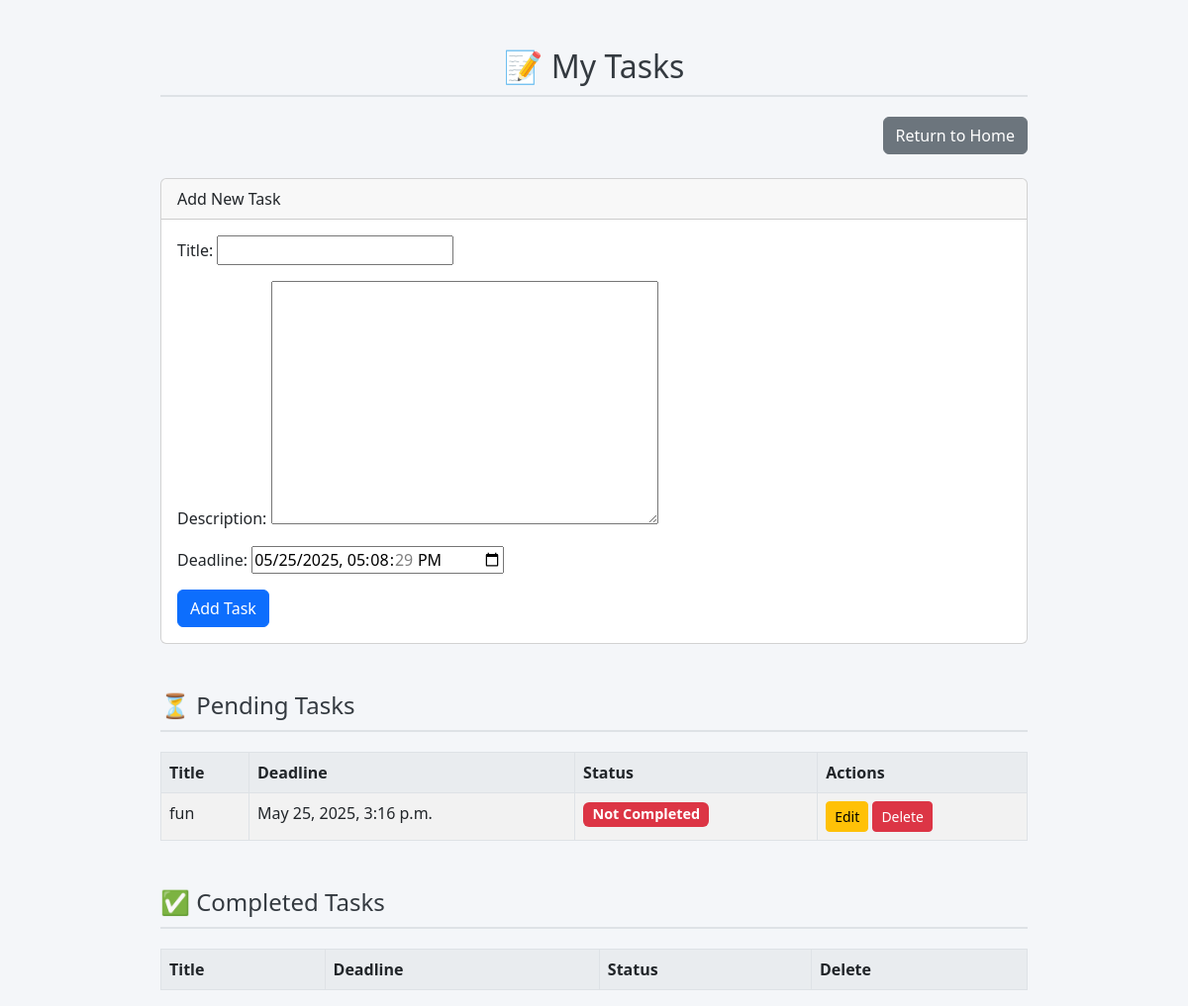
/tasks/, run on an earlier commit of the app's database.
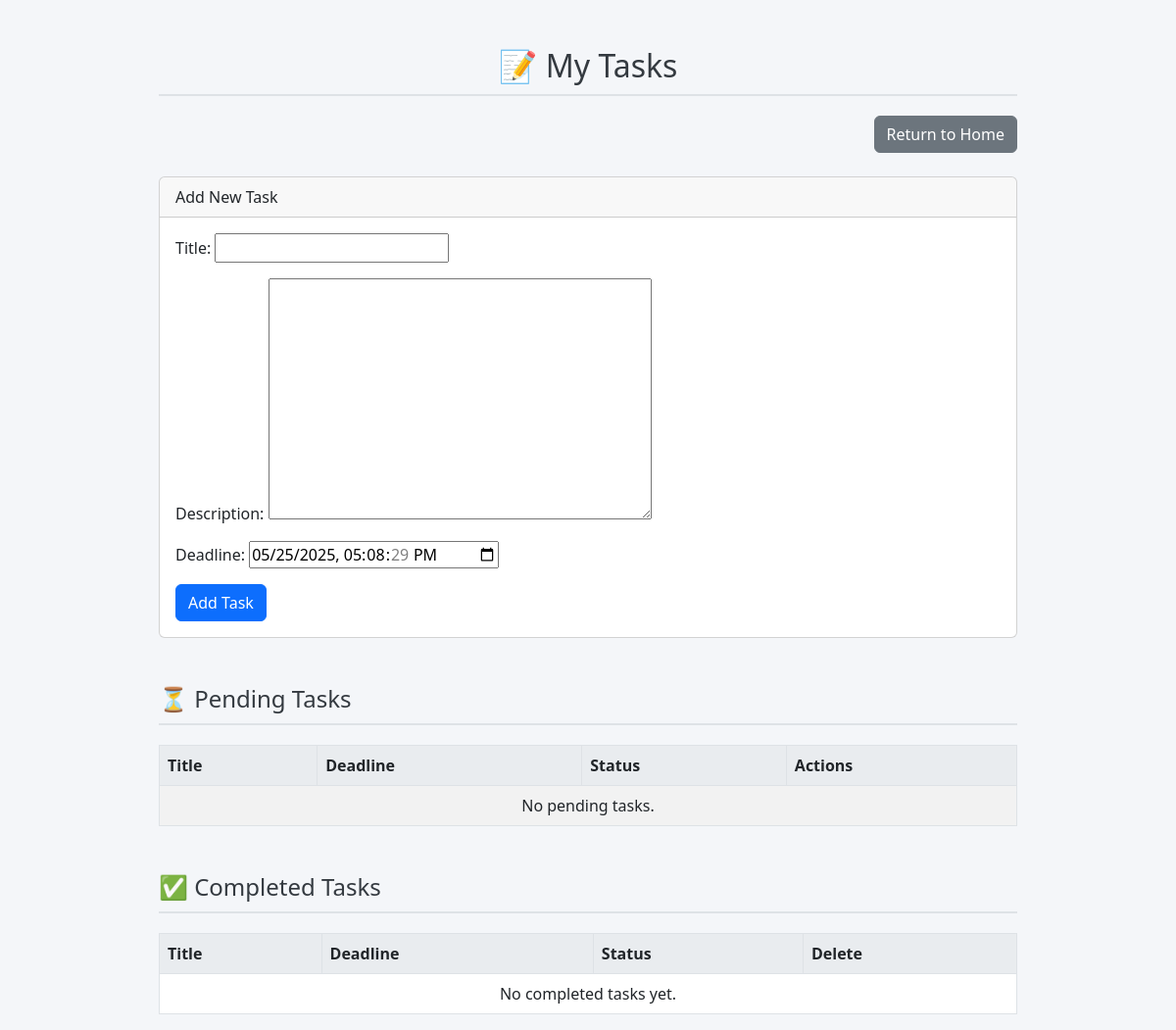
And on a later commit of the database.
### tasks/models.py (models this page shows, shortened)
class Task(models.Model):
    title = models.CharField(max_length=200)
    description = models.TextField(null=True, blank=True)
    deadline = models.DateTimeField(default=timezone.now)
    created_at = models.DateTimeField(auto_now_add=True, null=True)
    updated_at = models.DateTimeField(auto_now=True)
    completed = models.BooleanField(default=False)

### learn/views.py (the view)
# urls.py: path('tasks/', views.tasks_view, name='tasks'),
def tasks_view(request):
    form = TaskForm()
    if request.method == "POST":
        form = TaskForm(request.POST)
        if form.is_valid():
            form.save()
            return redirect('tasks')
    tasks = Task.objects.all().order_by('deadline')
    current_time = timezone.now()  # ✅ Proper way to get current time
    return render(request, 'tasks.html', {
        'form': form,
        'tasks': tasks,
        'now': current_time  # ✅ Pass to template
    })

### learn/forms.py
class TaskForm(forms.ModelForm):
    class Meta:
        model = Task
        fields = ['title', 'description', 'deadline']
        widgets = {
            'deadline': forms.DateTimeInput(attrs={'type': 'datetime-local'}),
        }

### templates/tasks.html (shortened to what this page needs)
{% load static %}
<!DOCTYPE html>
<html lang="en">
<head>
    <link rel="stylesheet" href="{% static 'css/style.css' %}">
    <link rel="stylesheet" href="https://cdn.jsdelivr.net/npm/bootstrap@5.3.0/dist/css/bootstrap.min.css">
</head>
<body>
<div class="container mt-5">
    <h2 class="text-center section-title">📝 My Tasks</h2>
    <div class="mb-4 text-end">
        <a href="/" class="btn btn-secondary">Return to Home</a>
    </div>
    <div class="card mb-5">
        <div class="card-header">Add New Task</div>
        <div class="card-body">
            <form method="post">
                {{ form.as_p }}
                <button type="submit" class="btn btn-primary">Add Task</button>
            </form>
        </div>
    </div>
    <h4 class="section-title">⏳ Pending Tasks</h4>
    <table class="table table-bordered table-striped mb-5">
        <thead>
            <tr>
                <th>Title</th>
                <th>Deadline</th>
                <th>Status</th>
                <th>Actions</th>
            </tr>
        </thead>
        <tbody>
            {% for task in tasks %}
                {% if not task.completed %}
                <tr>
                    <td>{{ task.title }}</td>
                    <td>{{ task.deadline }}</td>
                    <td>
                        {% if task.deadline < now %}
                            <span class="badge bg-danger">Not Completed</span>
                        {% else %}
                            <span class="badge bg-success">On Time</span>
                        {% endif %}
                    </td>
                    <td>
                        <a href="{% url 'edit_task' task.id %}" class="btn btn-warning btn-sm">Edit</a>
                        <a href="{% url 'delete_task' task.id %}" class="btn btn-danger btn-sm"
                           onclick="return confirm('Are you sure you want to delete this task?');">Delete</a>
                    </td>
                </tr>
                {% endif %}
            {% empty %}
                <tr><td colspan="5" class="text-center">No pending tasks.</td></tr>
            {% endfor %}
        </tbody>
    </table>
    <h4 class="section-title">✅ Completed Tasks</h4>
    <table class="table table-bordered table-hover">
        <thead>
            <tr>
                <th>Title</th>
                <th>Deadline</th>
                <th>Status</th>
                <th>Delete</th>
            </tr>
        </thead>
        <tbody>
            {% for task in tasks %}
                {% if task.completed %}
                <tr class="completed-row">
                    <td>{{ task.title }}</td>
                    <td>{{ task.deadline }}</td>
                    <td><span class="badge bg-primary">Completed</span></td>
                    <td>
                        <a href="{% url 'delete_task' task.id %}" class="btn btn-danger btn-sm"
                           onclick="return confirm('Delete this completed task?');">Delete</a>
                    </td>
                </tr>
                {% endif %}
            {% empty %}
                <tr><td colspan="5" class="text-center">No completed tasks yet.</td></tr>
            {% endfor %}
        </tbody>
    </table>
</div>
</body>
</html>

What changed in the data, as far as the page shows it:
removed Task: title "fun", deadline "May 25, 2025, 3:16 p.m.", shows "Not Completed"
Also different on the page:
text now shown: "No pending tasks. No completed tasks yet."
